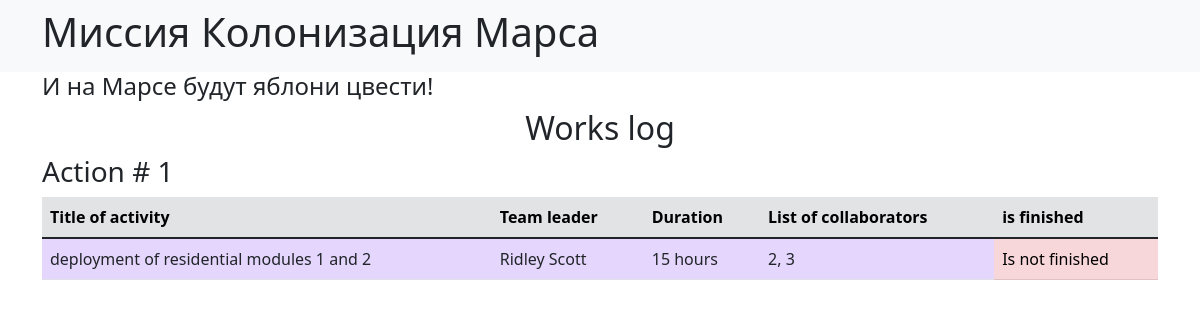
/jobs, run on an earlier commit of the app's database.
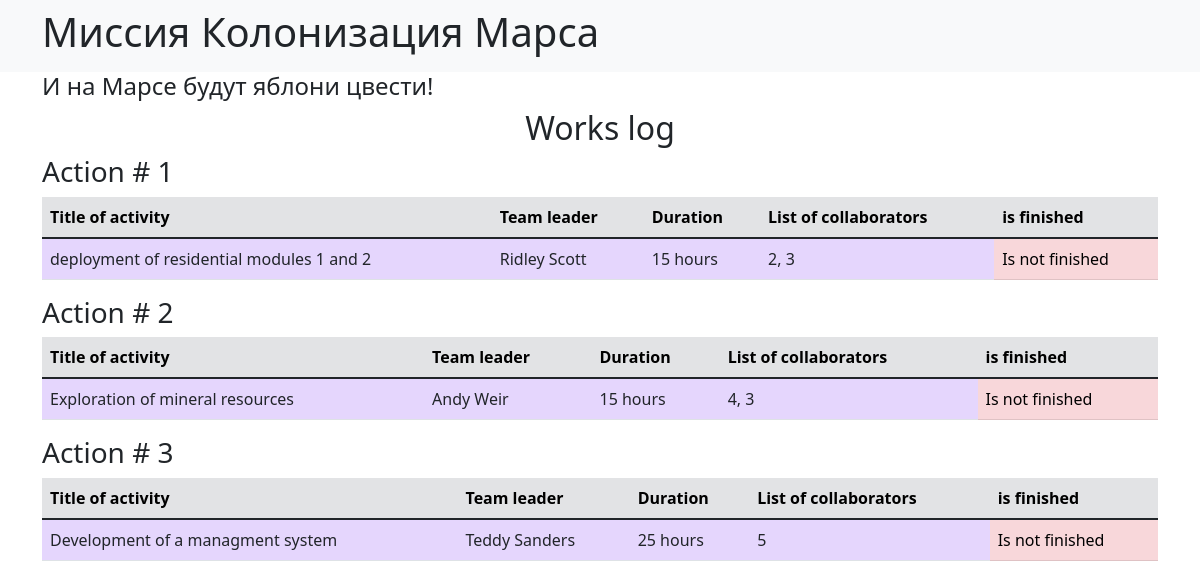
And on a later commit of the database.
### data/jobs.py (models this page shows)
class Jobs(SqlAlchemyBase):
    __tablename__ = 'jobs'
    id = sqlalchemy.Column(sqlalchemy.Integer,
                           primary_key=True, autoincrement=True)
    team_leader = sqlalchemy.Column(sqlalchemy.Integer, sqlalchemy.ForeignKey("users.id"))
    job = sqlalchemy.Column(sqlalchemy.Text, nullable=True)
    work_size = sqlalchemy.Column(sqlalchemy.Integer, nullable=True)
    collaborators = sqlalchemy.Column(sqlalchemy.String, nullable=True)
    start_date = sqlalchemy.Column(sqlalchemy.DateTime, nullable=True)
    end_date = sqlalchemy.Column(sqlalchemy.DateTime, nullable=True)
    is_finished = sqlalchemy.Column(sqlalchemy.Boolean, default=False)
    responsible = orm.relation('User')

### data/users.py (models this page shows, shortened)
class User(SqlAlchemyBase):
    __tablename__ = 'users'
    id = sqlalchemy.Column(sqlalchemy.Integer,
                           primary_key=True, autoincrement=True)
    surname = sqlalchemy.Column(sqlalchemy.String, nullable=True)
    name = sqlalchemy.Column(sqlalchemy.String, nullable=True)
    age = sqlalchemy.Column(sqlalchemy.Integer, nullable=True)
    position = sqlalchemy.Column(sqlalchemy.String, nullable=True)
    speciality = sqlalchemy.Column(sqlalchemy.String, nullable=True)
    address = sqlalchemy.Column(sqlalchemy.String, nullable=True)
    email = sqlalchemy.Column(sqlalchemy.String,
                              index=True, unique=True, nullable=True)
    hashed_password = sqlalchemy.Column(sqlalchemy.String, nullable=True)
    modified_date = sqlalchemy.Column(sqlalchemy.DateTime,
                                     default=datetime.datetime.now)

### main.py (the view)
@app.route('/')
@app.route('/jobs')
def index():
    session = db_session.create_session()
    jobs = session.query(Jobs).all()
    return render_template('index.html', jobs=jobs)

### data/db_session.py (called while the page is built)
def create_session() -> Session:
    global __factory
    return __factory()

### templates/index.html
{% extends "base.html" %}
{% block content %}
<h2 class="text-center">Works log</h2>
{% for job in jobs %}
{% set finish_status_style = "table-danger" %}
{% if job.is_finished %} {% set finish_status_style = "table-primary" %} {% endif %}
<h3>Action # {{ job.id }}</h3>
<table class="table">
  <thead>
    <tr class="table-secondary">
      <th scope="col">Title of activity</th>
      <th scope="col">Team leader</th>
      <th scope="col">Duration</th>
      <th scope="col">List of collaborators</th>
      <th scope="col">is finished</th>
    </tr>
  </thead>
  <tbody>
    <tr class="purple">
      <td>{{ job.job }}</td>
      <td>{{ job.responsible.name }} {{ job.responsible.surname }}</td>
      <td>{{ job.work_size }} hours</td>
      <td>{{ job.collaborators }}</td>
      <td class="{{ finish_status_style }}">{% if job.is_finished %}Is finished{% else %}Is not finished{% endif %}</td>
    </tr>
  </tbody>
</table>
{% endfor %}
{% endblock %}

### templates/base.html (shortened to what this page needs)
<!doctype html>
<html lang="en">
<head>
    <link href="https://cdn.jsdelivr.net/npm/bootstrap@5.1.3/dist/css/bootstrap.min.css" rel="stylesheet">
    <link rel="stylesheet" href="{{ url_for('static', filename='/css/style.css') }}">
</head>
<body>
<header>
    <nav class="navbar navbar-light bg-light">
        <div class="container">
            <h1>Миссия Колонизация Марса</h1>
        </div>
    </nav>
    <div class="container">
        <h4>И на Марсе будут яблони цвести!</h4>
    </div>
</header>
<main role="main" class="container">
    {% block content %}{% endblock %}
</main>
</body>
</html>

### static/css/style.css (style rules this page uses)
.purple { background-color: #6610f22b; }

What changed in the data, as far as the page shows it:
added Jobs: id "2", job "Exploration of mineral resources", responsible.name "Andy", responsible.surname "Weir", work_size "15", collaborators "4, 3", is_finished "Is not finished"
added Jobs: id "3", job "Development of a managment system", responsible.name "Teddy", responsible.surname "Sanders", work_size "25", collaborators "5", is_finished "Is not finished"
